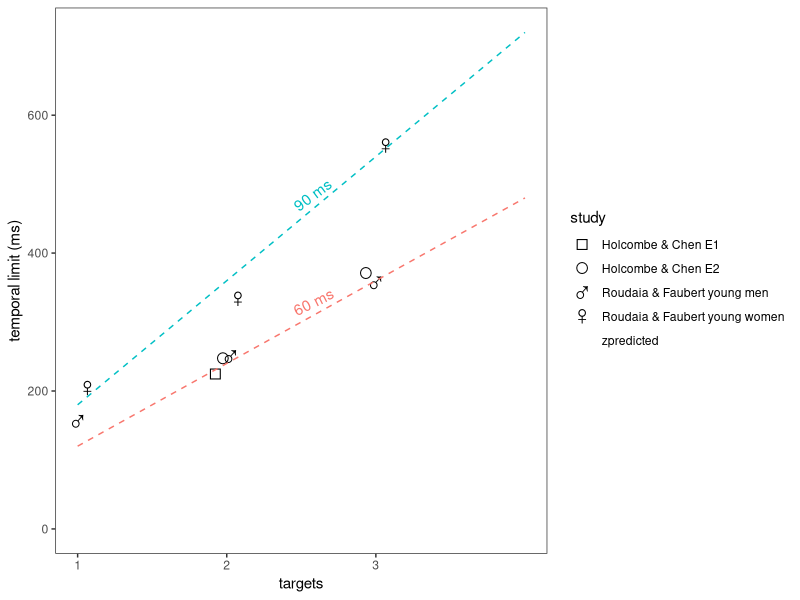

Generate this figure with R:
## ---- chunk 1
library(ggplot2)
library(dplyr)
library(tidyr)
library(purrr)
library(forcats) #for fct_relevel

E1HolcombeChen13 <- tibble(experiment="Holcombe & Chen E1", targets=seq(1,2),   temporalLimit= c(1000/6.93, 1000/4.45) )
E2HolcombeChen13 <- tibble(experiment="Holcombe & Chen E2", targets=seq(2,3),   temporalLimit= c(1000/4.05, 1000/2.7) )
RoudaiaFaubert<- tibble(experiment="Roudaia & Faubert young men", targets=seq(1,3), temporalLimit=c(1000/6.4,1000/4,1000/2.8))
RoudaiaFaubert2<- tibble(experiment="Roudaia & Faubert young women", targets=seq(1,3), temporalLimit=c(1000/4.9,1000/3,1000/1.8))

temporalLimitsData<- rbind(E1HolcombeChen13,E2HolcombeChen13,RoudaiaFaubert,RoudaiaFaubert2)
temporalLimitsData$experiment <- as.factor(temporalLimitsData$experiment)

#criticalIntervalsObserved <- tibble( targets=seq(1,3), temporalLimit= c(1000/7, 1000/4.2, 1000/2.6) )

critInterval <- function(targets, samplingInterval) {
 samplingInterval*targets*2
}

valuesForComputing<- expand_grid(
  targets = c(1, 2, 2.6, 3, 4), # including 2.4 because that's where I want to put the text labels
  samplingInterval = c(60, 90),
  experiment = "zpredicted" #when it starts with z, it will be at end in legend when ggplot creates factor ordering on fly
)
tibl <- valuesForComputing  %>% mutate(temporalLimit = critInterval(targets,samplingInterval))

predictions <- tibl %>% filter(targets != 2.4) #to plot lines

#male/female samples https://github.com/kmiddleton/rexamples/blob/master/ggplot2%20male-female%20symbols.R
#unicode character list (look at ) https://www.ssec.wisc.edu/~tomw/java/unicode.html
gg<-ggplot(temporalLimitsData, aes(x=targets,y=temporalLimit, shape=experiment)) +
    geom_point(position=position_dodge(width=.2), size=5) +
    geom_line(data=predictions, aes(color=factor(samplingInterval)), linetype="dashed") + #model predictions
    scale_shape_manual(values = c("\u25A1", "\u25CB", "\u2642", "\u2640",   "\u1111")) +
    scale_x_continuous(breaks=1:3, limits=c(1,4)) + #so that model lines extend all the way to symbols
    ylim(0,NA) +
    ylab('temporal limit (ms)') + labs(color='sampling interval (ms)', shape='study') + 
    theme_bw() +
   theme( panel.grid.major = element_blank(), panel.grid.minor = element_blank(),
          panel.background = element_blank())

ylims<- layer_scales(gg)$y$get_limits()
xlims<- layer_scales(gg)$x$get_limits()
graphAspectRatio <- diff(ylims)/diff(xlims)

#Create the string label, e.g. "90 ms"
lineLabels <-  tibl %>% filter(targets == 2.6)
lineLabels$label <- paste0(lineLabels$samplingInterval," ms")

#Calculate the angle of the label to make it have the same angle as the line
lineLabels<- lineLabels %>% mutate(slop = samplingInterval * 2)
lineLabels<- lineLabels %>% mutate(slope = slop / graphAspectRatio)
lineLabels<- lineLabels %>% mutate(angleIfAxesSameScale = atan(slope)*180/pi)
lineLabels<- lineLabels %>% mutate(angle = angleIfAxesSameScale)
lineLabels<- lineLabels %>% mutate(temporalLimit = temporalLimit + 10) #to raise it off the line

gg<-gg +  geom_text(data=lineLabels, aes(label = label, angle=angle, color=factor(samplingInterval)), vjust="bottom") +
          guides(colour=FALSE) #don't show sampling interval legend
show(gg)
